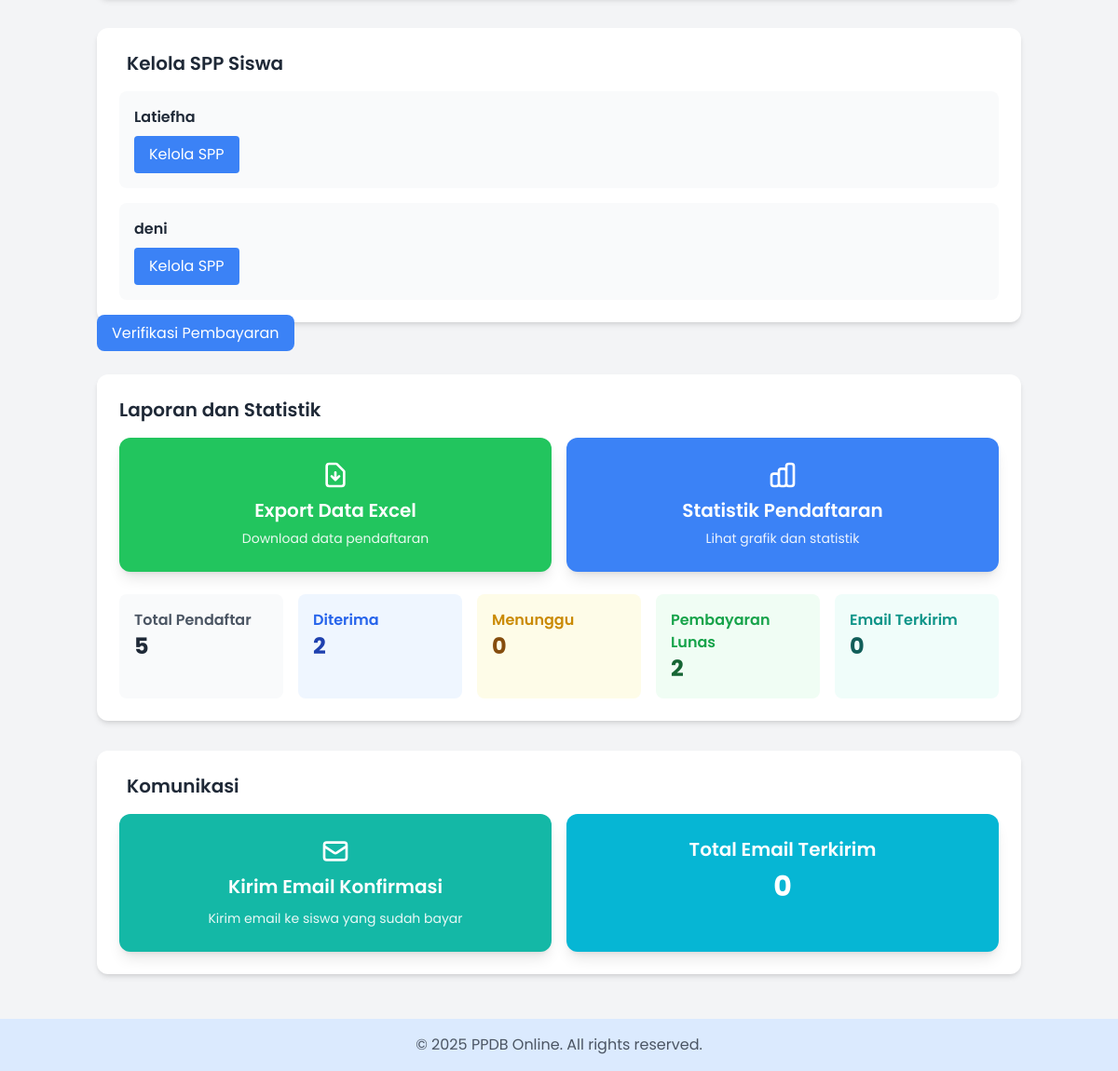
The app's page /admin/dashboard_admin (signed in, lower part), older data.
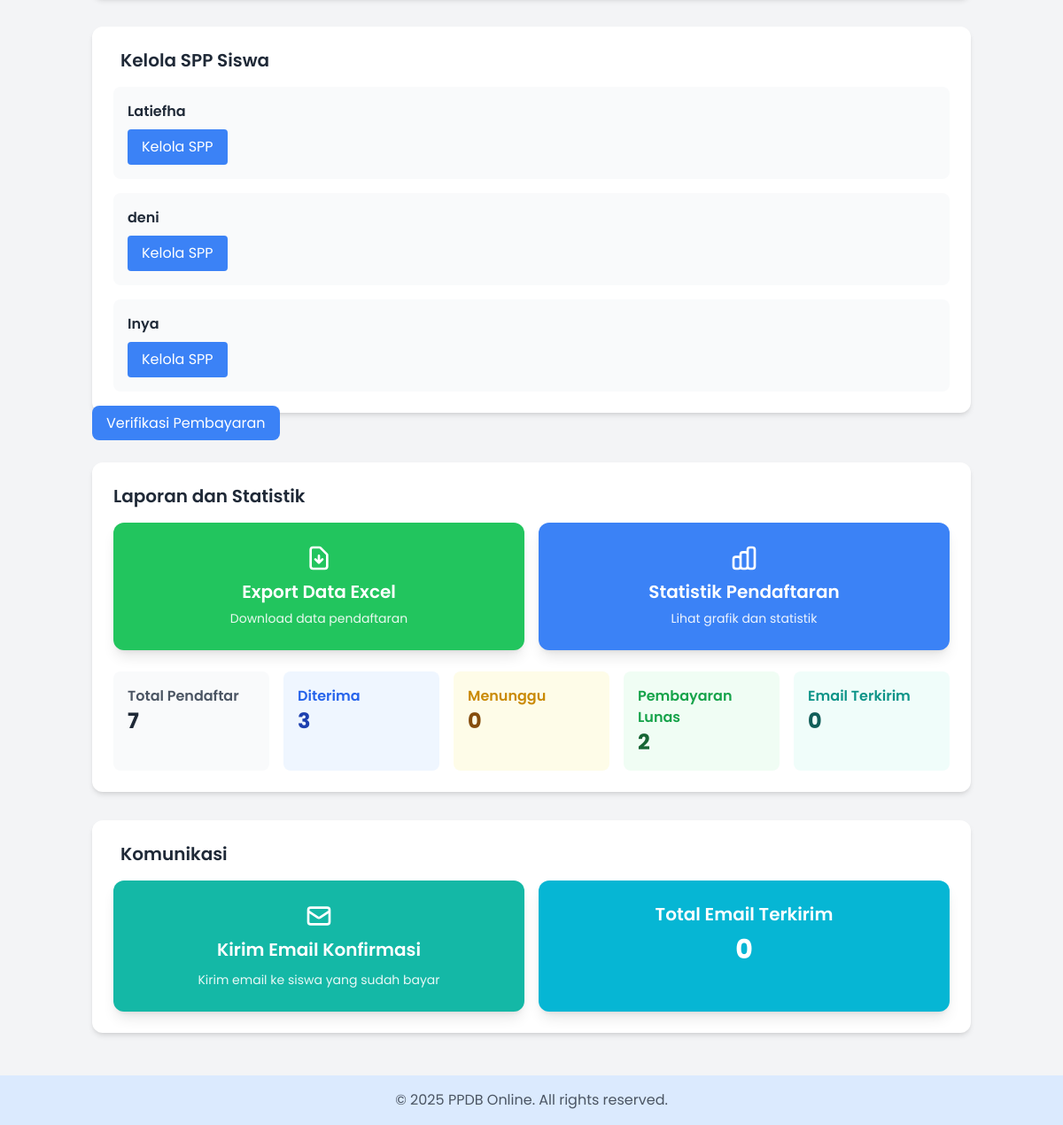
The same page, newer data.
### app/models.py (models this page shows, shortened)
class StudentForm(db.Model):
    __tablename__ = 'student_forms'
    id = db.Column(db.Integer, primary_key=True)
    user_id = db.Column(db.Integer, db.ForeignKey('users.id'), nullable=False)
    full_name = db.Column(db.String(100), nullable=False)
    gender = db.Column(db.String(1), nullable=False)
    birth_place = db.Column(db.String(100), nullable=False)
    birth_date = db.Column(db.Date, nullable=False)
    religion = db.Column(db.String(20), nullable=False)
    nisn = db.Column(db.String(20), nullable=False)
    father_name = db.Column(db.String(100), nullable=False)
    mother_name = db.Column(db.String(100), nullable=False)
    parent_phone = db.Column(db.String(15), nullable=False)
    parent_occupation = db.Column(db.String(100), nullable=False)
    address = db.Column(db.Text, nullable=False)
    previous_school = db.Column(db.String(100), nullable=False)
    achievement_file = db.Column(db.String(255), nullable=True)
    status = db.Column(db.String(20), default='Menunggu')
    payment_proof = db.Column(db.String(255), nullable=True)
    payment_status = db.Column(db.String(20), default='Belum Bayar')
    created_at = db.Column(db.DateTime, default=datetime.utcnow)
    user = db.relationship('User', backref='forms')
    accepted_record = db.relationship('AcceptedStudent', backref='form',
                                    uselist=False, cascade='all, delete-orphan')
    rejected_record = db.relationship('RejectedStudent', backref='form',
                                    uselist=False, cascade='all, delete-orphan')
    spp_payments = db.relationship('PaymentSPP', backref='student',
                                 lazy='dynamic', cascade='all, delete-orphan')

### app/routes/admin.py (the view)
    def wrapper(*args, **kwargs):
        if not current_user.is_authenticated or not current_user.is_admin:
            flash("Anda tidak memiliki akses ke halaman ini.", "danger")
            return redirect(url_for('main.index'))
        return func(*args, **kwargs)

### app/routes/admin.py (called while the page is built)
def admin_required(func):
    def wrapper(*args, **kwargs):
        if not current_user.is_authenticated or not current_user.is_admin:
            flash("Anda tidak memiliki akses ke halaman ini.", "danger")
            return redirect(url_for('main.index'))
        return func(*args, **kwargs)
    wrapper.__name__ = func.__name__
    return wrapper

### app/templates/dashboard_admin.html (shortened to what the changed rows need)
<!DOCTYPE html>
<html lang="id">
<head>
    <script src="https://cdn.tailwindcss.com"></script>
</head>
<body class="bg-gray-100 text-gray-800 min-h-screen flex flex-col">
    <div class="flex-grow container mx-auto px-4 py-12">
        <div class="max-w-6xl mx-auto space-y-8">
            <div class="bg-white p-6 rounded-xl shadow-md">
                <h2 class="text-xl font-semibold text-gray-800 mb-4 px-2">Kelola SPP Siswa</h2>
                <div class="grid grid-cols-1 gap-4">
                    {% if students %}
                        {% for student in students %}
                        <div class="bg-gray-50 p-4 rounded-lg">
                            <p class="font-semibold">{{ student.full_name }}</p>
                            <a href="{{ url_for('admin_bp.spp_payments', student_id=student.id) }}"
                               class="inline-block mt-2 bg-blue-500 text-white px-4 py-2 rounded hover:bg-blue-600">
                                Kelola SPP
                            </a>
                        </div>
                        {% endfor %}
                    {% else %}
                        <p class="text-gray-600">Belum ada siswa yang diterima</p>
                    {% endif %}
                </div>
            </div>
            <div class="bg-white p-6 rounded-xl shadow-md mb-6">
                <h2 class="text-xl font-semibold text-gray-800 mb-4">Laporan dan Statistik</h2>
                <div class="mt-6 grid grid-cols-1 md:grid-cols-5 gap-4">
                    <div class="bg-gray-50 p-4 rounded-lg">
                        <h3 class="font-semibold text-gray-600">Total Pendaftar</h3>
                        <p class="text-2xl font-bold text-gray-800">{{ stats.total.registrations }}</p>
                    </div>
                    <div class="bg-blue-50 p-4 rounded-lg">
                        <h3 class="font-semibold text-blue-600">Diterima</h3>
                        <p class="text-2xl font-bold text-blue-800">{{ stats.total.accepted }}</p>
                    </div>
                </div>
            </div>
            <div class="bg-white p-6 rounded-xl shadow-md">
                <h2 class="text-xl font-semibold text-gray-800 mb-4 px-2">Komunikasi</h2>
            </div>
        </div>
    </div>
</body>
</html>

Row changes from the older to the newer data that the page shows:
added StudentForm: full_name "Inya"
Text that changed along with them:
{{ stats.total.registrations }}: "5" → "7"
{{ stats.total.accepted }}: "2" → "3"
